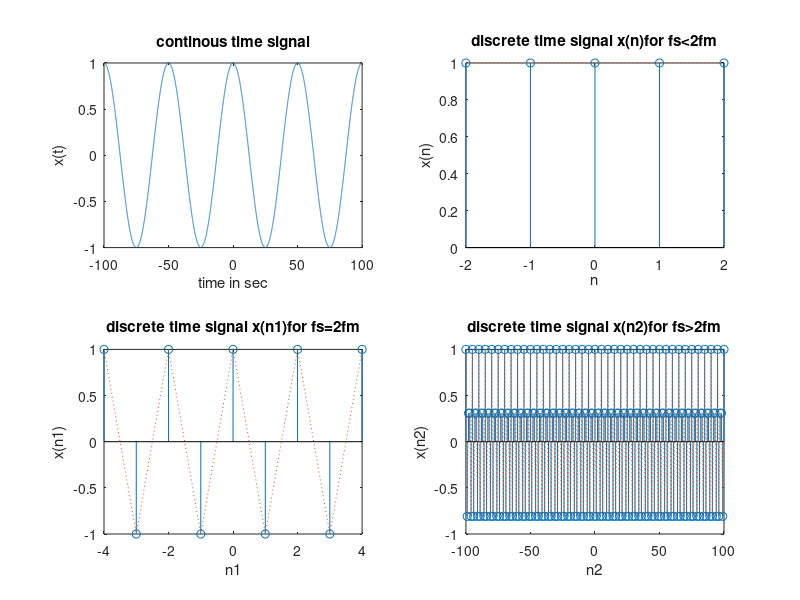

Reproduce this figure in MATLAB.
# Sampling theorem using MATLAB code
% program to verifying sampling theorm (nyquist theorm fs>=2fm)
clc;
clear all;
t= -100:0.01:100;
fm=0.02   % fm = modulating frequency
x=cos(2*pi*t*fm); %take a signal and fm again a modulating frequency
subplot(2,2,1); 
plot(t,x)
xlabel('time in sec')
ylabel('x(t)') 
title('continous time signal')
fs1=0.02  % fs1 is first sampling frequency(in case fs1<2fm)
n=-2:2;
x1=cos(2*pi*fm*n/fs1) % because we have sample that interval -2:2
subplot(2,2,2);
stem(n,x1)     %we use stem for descrete signal
hold on  %hold on command use for hold the previous signal
subplot(2,2,2)
plot(n,x1,':') % : use for continous signal
xlabel('n')
ylabel('x(n)')
title('discrete time signal x(n)for fs<2fm')
fs2=0.04  % fs2 is second sampling frequency(in case fs2=2fm)
n1=-4:4;
x2=cos(2*pi*fm*n1/fs2) % because we have sample that interval -4:4
subplot(2,2,3);
stem(n1,x2)     %we use stem for descrete signal
hold on  %hold on command use for hold the previous signal
subplot(2,2,3)
plot(n1,x2,':') % : use for continous signal
xlabel('n1')
ylabel('x(n1)')
title('discrete time signal x(n1)for fs=2fm')
fs3=0.05  % fs3 is third sampling frequency(in case fs3>2fm)
n2=-100:100;
x3=cos(2*pi*fm*n2/fs3) % because we have sample that interval -50:50
subplot(2,2,4);
stem(n2,x3)     %we use stem for descrete signal
hold on  %hold on command use for hold the previous signal
subplot(2,2,4)
plot(n2,x3,':')  %  use for continous signal
xlabel('n2')
ylabel('x(n2)')
title('discrete time signal x(n2)for fs>2fm')
